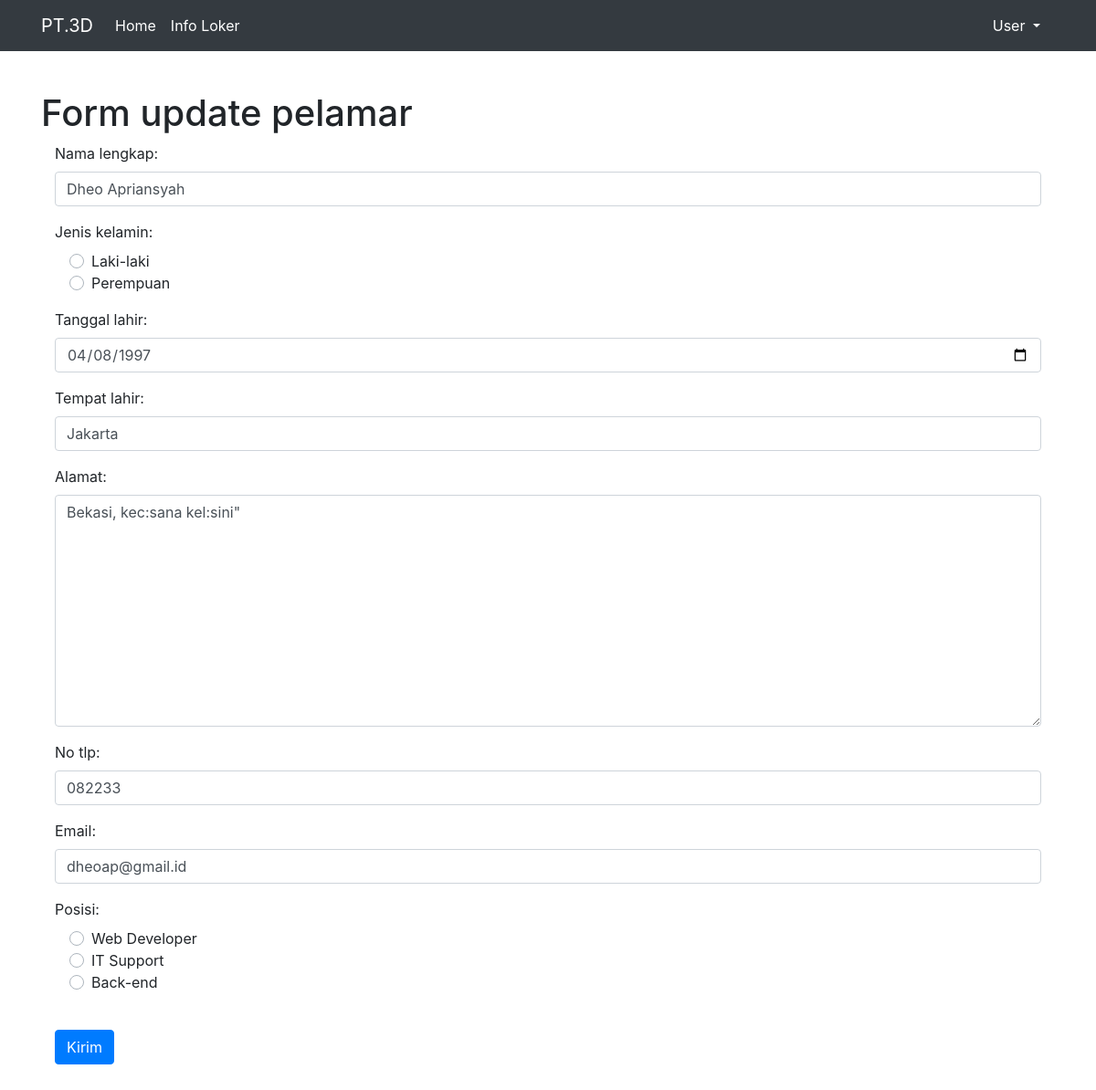
The app's page /user/update/1/ with its own data.
### user/models.py (models this page shows, shortened)
class ModelData(models.Model): # untuk pelamar
    nama_lengkap     = models.CharField(max_length=50)
    Pilihan = (
        ('Laki-laki','Laki-laki'),
        ('Perempuan','Perempuan')
    )
    jenis_kelamin    = models.CharField(
                                    max_length= 30,
                                    choices=Pilihan,
                                    default='Laki-laki'
                                )
    tanggal_lahir    = models.CharField(max_length=50)
    tempat_lahir     = models.CharField(max_length=100)
    alamat           = models.TextField()
    no_tlp           = models.CharField(max_length=18)
    email            = models.EmailField()
    Pilih_Posisi =(
        ('Web Developer','Web Developer'),
        ('IT Support','IT Support'),
        ('Back-end','Back-end')
    )
    posisi           = models.CharField(
                                    max_length=50,
                                    choices=Pilih_Posisi,
                                    default=('Web Developer')
                                )
    date_input       = models.DateTimeField(auto_now_add=True)
    slug             = models.SlugField(blank=True, editable=False)

### user/views.py (the view)
# urls.py: re_path('update/(?P<pk>\d+)/',UpdateData.as_view(),name='update'),# ubah data pelamar yang sudah di input karyawan
class UpdateData(UpdateView):
    model = ModelData
    form_class = FormLoker
    template_name = 'pelamar/update_data.html'

### user/templates/pelamar/update_data.html (shortened to what this page needs)
{% extends 'base.html' %}
{% block content %}
    <h1>Form update pelamar</h1>
    <div class="container mb-5">
        <form method="post">
            <div class="form-group">
                <label for="{{form.nama_lengkap.id_for_label}}">{{form.nama_lengkap.label}}:</label>
                <input value="{{form.nama_lengkap.value}}" type="text" class="form-control" name="{{form.nama_lengkap.name}}" maxlength="{{form.nama_lengkap.max}}" required id="{{form.nama_lengkap.id_for_label}}">
            </div>
            <div class="form-group">
                {{form.jenis_kelamin.label_tag}}
                {% for pk, choice in form.jenis_kelamin.field.widget.choices %}
                <div class="custom-control custom-radio ml-3">
                    <label for="id_{{form.jenis_kelamin.name}}_{{ forloop.counter0 }}" class="custom-control-label">{{choice}}</label>
                </div>
                {% endfor %}
            </div>
            <div class="form-group">
                <label for="{{form.tanggal_lahir.id_for_label}}">{{form.tanggal_lahir.label}}:</label>
                <input value="{{form.tanggal_lahir.value}}" type="date" class="form-control" name="{{form.tanggal_lahir.name}}" required id="{{form.tanggal_lahir.id_for_label}}">
            </div>
            <div class="form-group">
                <label for="{{form.tempat_lahir.id_for_label}}">{{form.tempat_lahir.label}}:</label>
                <input value="{{form.tempat_lahir.value}}" type="text" class="form-control" name="{{form.tempat_lahir.name}}" maxlength="{{form.tempat_lahir.max}}" required id="{{form.nama_lengkap.id_for_label}}">
            </div>
            <div class="form-group">
                <label for="{{form.alamat.id_for_label}}">{{form.alamat.label}}:</label>
                <textarea type="text" class="form-control" name="{{form.alamat.name}}" rows="10" maxlength="{{form.alamat.max}}" required id="{{form.nama_lengkap.id_for_label}}">{{form.alamat.value}}"</textarea>
            </div>
            <div class="form-group">
                <label for="{{form.no_tlp.id_for_label}}">{{form.no_tlp.label}}:</label>
                <input value="{{form.no_tlp.value}}" type="number" class="form-control" name="{{form.no_tlp.name}}" maxlength="{{form.no_tlp.max}}" required id="{{form.no_tlp.id_for_label}}">
            </div>
            <div class="form-group">
                <label for="{{form.email.id_for_label}}">{{form.email.label}}:</label>
                <input value="{{form.email.value}}" type="email" class="form-control" name="{{form.email.name}}" maxlength="{{form.email.max}}" required id="{{form.email.id_for_label}}">
            </div>
            <div class="form-group">
                {{form.posisi.label_tag}}
                {% for pk, choice in form.posisi.field.widget.choices %}
                <div class="custom-control custom-radio ml-3">
                    <label for="id_{{form.posisi.name}}_{{ forloop.counter0 }}" class="custom-control-label">{{choice}}</label>
                </div>
                {% endfor %}
            </div>
            <br>
            <button type="submit" class="btn btn-primary">Kirim</button>
        </form>
    </div>
{% endblock content %}

### records on screen
ModelData: nama_lengkap "Dheo Apriansyah", tanggal_lahir "04/08/1997", tempat_lahir "Jakarta", alamat "Bekasi, kec:sana kel:sini\"", no_tlp "082233", email "dheoap@gmail.id"

### other values on screen
{{ choice }} "Laki-laki" "Perempuan"
{{ choice }} "Web Developer" "IT Support" "Back-end"
